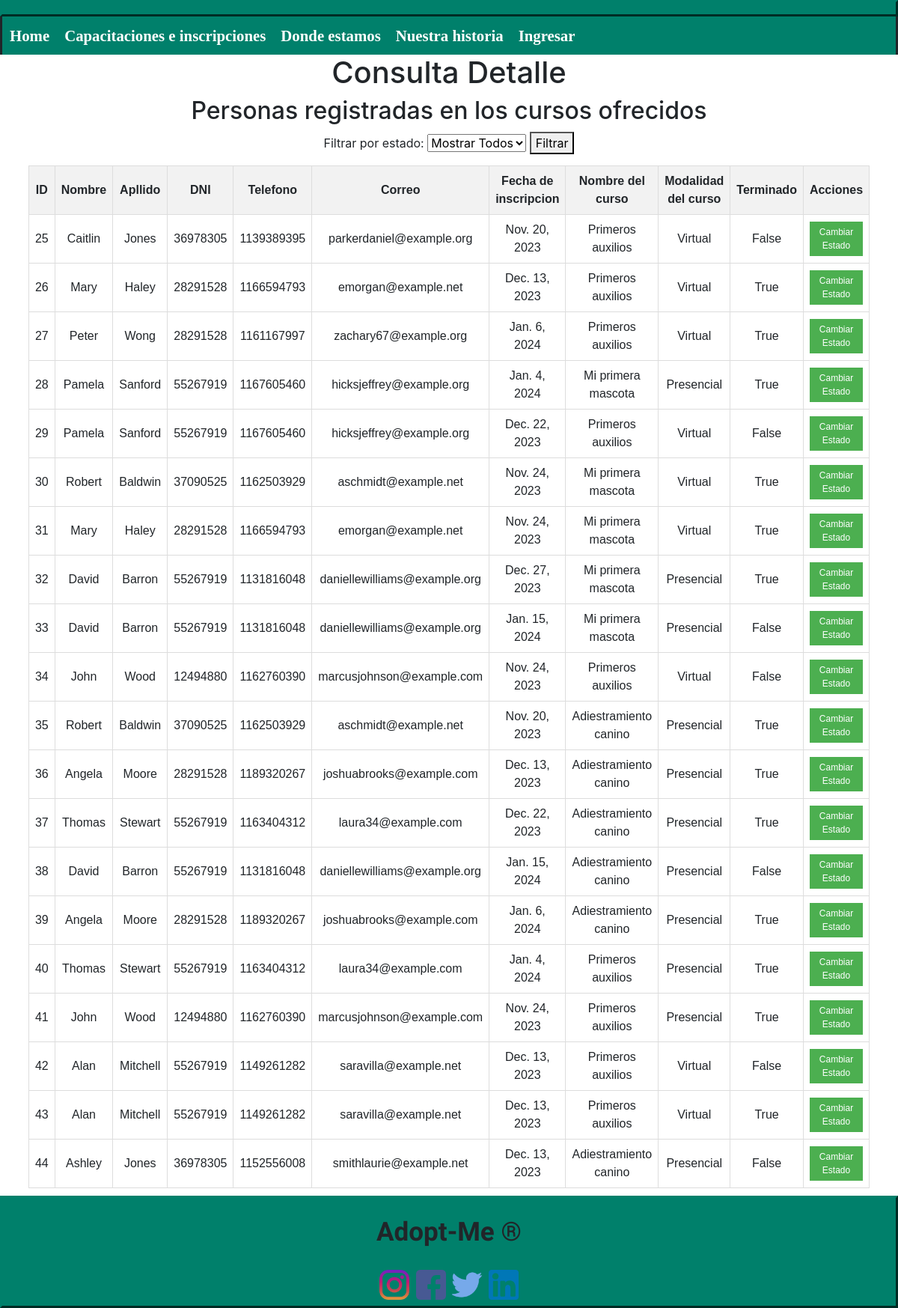
The app's page /notpublic/inscripciones_detail/ with its own data.
### myapp/models.py (models this page shows, shortened)
class Confirmados(models.Model):
    id = models.AutoField(primary_key=True)
    id_cursos = models.ForeignKey(Cursos, on_delete=models.CASCADE)
    id_persona = models.ForeignKey(Persona, on_delete=models.CASCADE)
    id_tipo_cursada = models.ForeignKey(TipoCursada, on_delete=models.CASCADE)
    id_fechas = models.ForeignKey(Fechas, on_delete=models.CASCADE)
    estado = models.BooleanField(default=False)

class Persona(models.Model):
    id = models.AutoField(primary_key=True)
    nombre = models.CharField(max_length=30)
    apellido = models.CharField(max_length=30)
    telefono = models.IntegerField()
    correo = models.CharField(max_length=100)
    id_datospersonales = models.ForeignKey(Datos_Personales, on_delete=models.CASCADE, null=True)

class Datos_Personales(models.Model):
    id = models.AutoField(primary_key=True)
    dni = models.IntegerField()
    fecha_nacimiento = models.DateField(null=True)

class Fechas(models.Model):
    id = models.AutoField(primary_key=True)
    fecha = models.DateField(null=True)
    id_turno = models.ForeignKey(Turno, on_delete=models.CASCADE)
    estado = models.BooleanField(default=True)
    info_adicional = models.TextField(blank=True)
    usuario = models.ForeignKey(User, on_delete=models.CASCADE)

class Cursos(models.Model):
    id = models.AutoField(primary_key=True)
    nombre_curso = models.CharField(max_length=50)
    estado = models.BooleanField(default=True)
    usuario = models.ForeignKey(User, on_delete=models.CASCADE)

class TipoCursada(models.Model):
    id = models.AutoField(primary_key=True)
    tipo_cursada = models.CharField(max_length=20)
    estado = models.BooleanField(default=True)

### myapp/views.py (the view)
# urls.py: path('notpublic/inscripciones_detail/', views.filter_and_render, {'model_class': Confirmados, 'template_name': 'notpublic/consulta_inscripciones.html'}, name='inscripciones_detail'),
def filter_and_render(request, model_class, template_name):
    filtro = request.GET.get('estado_filtrar', None)
    if filtro is not None and filtro.isdigit():
        filtro = bool(int(filtro))  # Convert to boolean
    else:
        filtro = None  # Set to None if it's empty or not a valid integer
    datos = model_class.objects.all()
    if filtro is not None:
        datos = datos.filter(estado=filtro)
    return render(request, template_name, {
        'datos': datos,
    })

### myapp/templates/notpublic/consulta_inscripciones.html (shortened to what this page needs)
{% extends 'layouts/base.html' %}
{% block content %}
<h1>Consulta Detalle</h1>
<h2>Personas registradas en los cursos ofrecidos</h2>
<form method="GET">
    <label for="estado_filtrar">Filtrar por estado:</label>
    <select name="estado_filtrar" id="estado_filtrar">
        <option value="" selected>Mostrar Todos</option>
    </select>
    <button type="submit">Filtrar</button>
</form>
<table>
  <tr>
    <th>ID</th>
    <th>Nombre</th>
    <th>Apllido</th>
    <th>DNI</th>
    <th>Telefono</th>
    <th>Correo</th>
    <th>Fecha de inscripcion</th>
    <th>Nombre del curso</th>
    <th>Modalidad del curso</th>
    <th>Terminado</th>
    <th>Acciones</th>
  </tr>
  {% for dato in datos %}
    <tr>
      <td>{{ dato.id }}</td>
      <td>{{ dato.id_persona.nombre }}</td>
      <td>{{ dato.id_persona.apellido }}</td>
      <td>{{ dato.id_persona.id_datospersonales.dni }}</td>
      <td>{{ dato.id_persona.telefono }}</td>
      <td>{{ dato.id_persona.correo }}</td>
      <td>{{ dato.id_fechas.fecha }}</td>
      <td>{{ dato.id_cursos.nombre_curso }}</td>
      <td>{{ dato.id_tipo_cursada.tipo_cursada }}</td>
      <td>{{ dato.estado }}</td>
      <td>
        <form method="POST" action="{% url 'change_inscripciones' dato.id %}">
          <button type="submit" class="change-state-button">Cambiar Estado</button>
        </form>
      </td>
    </tr>
  {% endfor %}
</table>
{% endblock %}

### myapp/static/styles/stylesheet.css (style rules this page uses)
form { animation:animatezoom 2s }
table { font-family: Arial, sans-serif; border-collapse: collapse; width: 80%; margin: 10px auto; }
th, td { border: 1px solid #dddddd; text-align: left; padding: 8px; }
th { background-color: #f2f2f2; }
.change-state-button { background-color: #4CAF50; color: white; border: none; padding: 5px 10px; text-align: center; text-decoration: none; display: inline-block; font-size: 12px; cursor: pointer; }
h1, h2, form { text-align: center; }

### myapp/templates/notpublic/consulta_inscripciones.html (style rules this page uses)
table { font-family: Arial, sans-serif; border-collapse: collapse; width: 80%; margin: 10px auto; }
th, td { border: 1px solid #dddddd; text-align: left; padding: 8px; }
th { background-color: #f2f2f2; }
.change-state-button { background-color: #4CAF50; color: white; border: none; padding: 5px 10px; text-align: center; text-decoration: none; display: inline-block; font-size: 12px; cursor: pointer; }
h1, h2, form, th, td { text-align: center; }

### records on screen
Confirmados: id "25", id_persona.nombre "Caitlin", id_persona.apellido "Jones", id_persona.id_datospersonales.dni "36978305", id_persona.telefono "1139389395", id_persona.correo "parkerdaniel@example.org", id_fechas.fecha "Nov. 20, 2023", id_cursos.nombre_curso "Primeros auxilios", id_tipo_cursada.tipo_cursada "Virtual", estado "False"
Confirmados: id "26", id_persona.nombre "Mary", id_persona.apellido "Haley", id_persona.id_datospersonales.dni "28291528", id_persona.telefono "1166594793", id_persona.correo "emorgan@example.net", id_fechas.fecha "Dec. 13, 2023", id_cursos.nombre_curso "Primeros auxilios", id_tipo_cursada.tipo_cursada "Virtual", estado "True"
Confirmados: id "27", id_persona.nombre "Peter", id_persona.apellido "Wong", id_persona.id_datospersonales.dni "28291528", id_persona.telefono "1161167997", id_persona.correo "zachary67@example.org", id_fechas.fecha "Jan. 6, 2024", id_cursos.nombre_curso "Primeros auxilios", id_tipo_cursada.tipo_cursada "Virtual", estado "True"
Confirmados: id "28", id_persona.nombre "Pamela", id_persona.apellido "Sanford", id_persona.id_datospersonales.dni "55267919", id_persona.telefono "1167605460", id_persona.correo "hicksjeffrey@example.org", id_fechas.fecha "Jan. 4, 2024", id_cursos.nombre_curso "Mi primera mascota", id_tipo_cursada.tipo_cursada "Presencial", estado "True"
Confirmados: id "29", id_persona.nombre "Pamela", id_persona.apellido "Sanford", id_persona.id_datospersonales.dni "55267919", id_persona.telefono "1167605460", id_persona.correo "hicksjeffrey@example.org", id_fechas.fecha "Dec. 22, 2023", id_cursos.nombre_curso "Primeros auxilios", id_tipo_cursada.tipo_cursada "Virtual", estado "False"
Confirmados: id "30", id_persona.nombre "Robert", id_persona.apellido "Baldwin", id_persona.id_datospersonales.dni "37090525", id_persona.telefono "1162503929", id_persona.correo "aschmidt@example.net", id_fechas.fecha "Nov. 24, 2023", id_cursos.nombre_curso "Mi primera mascota", id_tipo_cursada.tipo_cursada "Virtual", estado "True"
Confirmados: id "31", id_persona.nombre "Mary", id_persona.apellido "Haley", id_persona.id_datospersonales.dni "28291528", id_persona.telefono "1166594793", id_persona.correo "emorgan@example.net", id_fechas.fecha "Nov. 24, 2023", id_cursos.nombre_curso "Mi primera mascota", id_tipo_cursada.tipo_cursada "Virtual", estado "True"
Confirmados: id "32", id_persona.nombre "David", id_persona.apellido "Barron", id_persona.id_datospersonales.dni "55267919", id_persona.telefono "1131816048", id_persona.correo "daniellewilliams@example.org", id_fechas.fecha "Dec. 27, 2023", id_cursos.nombre_curso "Mi primera mascota", id_tipo_cursada.tipo_cursada "Presencial", estado "True"
Confirmados: id "33", id_persona.nombre "David", id_persona.apellido "Barron", id_persona.id_datospersonales.dni "55267919", id_persona.telefono "1131816048", id_persona.correo "daniellewilliams@example.org", id_fechas.fecha "Jan. 15, 2024", id_cursos.nombre_curso "Mi primera mascota", id_tipo_cursada.tipo_cursada "Presencial", estado "False"
Confirmados: id "34", id_persona.nombre "John", id_persona.apellido "Wood", id_persona.id_datospersonales.dni "12494880", id_persona.telefono "1162760390", id_persona.correo "marcusjohnson@example.com", id_fechas.fecha "Nov. 24, 2023", id_cursos.nombre_curso "Primeros auxilios", id_tipo_cursada.tipo_cursada "Virtual", estado "False"
Confirmados: id "35", id_persona.nombre "Robert", id_persona.apellido "Baldwin", id_persona.id_datospersonales.dni "37090525", id_persona.telefono "1162503929", id_persona.correo "aschmidt@example.net", id_fechas.fecha "Nov. 20, 2023", id_cursos.nombre_curso "Adiestramiento canino", id_tipo_cursada.tipo_cursada "Presencial", estado "True"
Confirmados: id "36", id_persona.nombre "Angela", id_persona.apellido "Moore", id_persona.id_datospersonales.dni "28291528", id_persona.telefono "1189320267", id_persona.correo "joshuabrooks@example.com", id_fechas.fecha "Dec. 13, 2023", id_cursos.nombre_curso "Adiestramiento canino", id_tipo_cursada.tipo_cursada "Presencial", estado "True"
Confirmados: id "37", id_persona.nombre "Thomas", id_persona.apellido "Stewart", id_persona.id_datospersonales.dni "55267919", id_persona.telefono "1163404312", id_persona.correo "laura34@example.com", id_fechas.fecha "Dec. 22, 2023", id_cursos.nombre_curso "Adiestramiento canino", id_tipo_cursada.tipo_cursada "Presencial", estado "True"
Confirmados: id "38", id_persona.nombre "David", id_persona.apellido "Barron", id_persona.id_datospersonales.dni "55267919", id_persona.telefono "1131816048", id_persona.correo "daniellewilliams@example.org", id_fechas.fecha "Jan. 15, 2024", id_cursos.nombre_curso "Adiestramiento canino", id_tipo_cursada.tipo_cursada "Presencial", estado "False"
Confirmados: id "39", id_persona.nombre "Angela", id_persona.apellido "Moore", id_persona.id_datospersonales.dni "28291528", id_persona.telefono "1189320267", id_persona.correo "joshuabrooks@example.com", id_fechas.fecha "Jan. 6, 2024", id_cursos.nombre_curso "Adiestramiento canino", id_tipo_cursada.tipo_cursada "Presencial", estado "True"
Confirmados: id "40", id_persona.nombre "Thomas", id_persona.apellido "Stewart", id_persona.id_datospersonales.dni "55267919", id_persona.telefono "1163404312", id_persona.correo "laura34@example.com", id_fechas.fecha "Jan. 4, 2024", id_cursos.nombre_curso "Primeros auxilios", id_tipo_cursada.tipo_cursada "Presencial", estado "True"
Confirmados: id "41", id_persona.nombre "John", id_persona.apellido "Wood", id_persona.id_datospersonales.dni "12494880", id_persona.telefono "1162760390", id_persona.correo "marcusjohnson@example.com", id_fechas.fecha "Nov. 24, 2023", id_cursos.nombre_curso "Primeros auxilios", id_tipo_cursada.tipo_cursada "Presencial", estado "True"
Confirmados: id "42", id_persona.nombre "Alan", id_persona.apellido "Mitchell", id_persona.id_datospersonales.dni "55267919", id_persona.telefono "1149261282", id_persona.correo "saravilla@example.net", id_fechas.fecha "Dec. 13, 2023", id_cursos.nombre_curso "Primeros auxilios", id_tipo_cursada.tipo_cursada "Virtual", estado "False"
Confirmados: id "43", id_persona.nombre "Alan", id_persona.apellido "Mitchell", id_persona.id_datospersonales.dni "55267919", id_persona.telefono "1149261282", id_persona.correo "saravilla@example.net", id_fechas.fecha "Dec. 13, 2023", id_cursos.nombre_curso "Primeros auxilios", id_tipo_cursada.tipo_cursada "Virtual", estado "True"
Confirmados: id "44", id_persona.nombre "Ashley", id_persona.apellido "Jones", id_persona.id_datospersonales.dni "36978305", id_persona.telefono "1152556008", id_persona.correo "smithlaurie@example.net", id_fechas.fecha "Dec. 13, 2023", id_cursos.nombre_curso "Adiestramiento canino", id_tipo_cursada.tipo_cursada "Presencial", estado "False"
